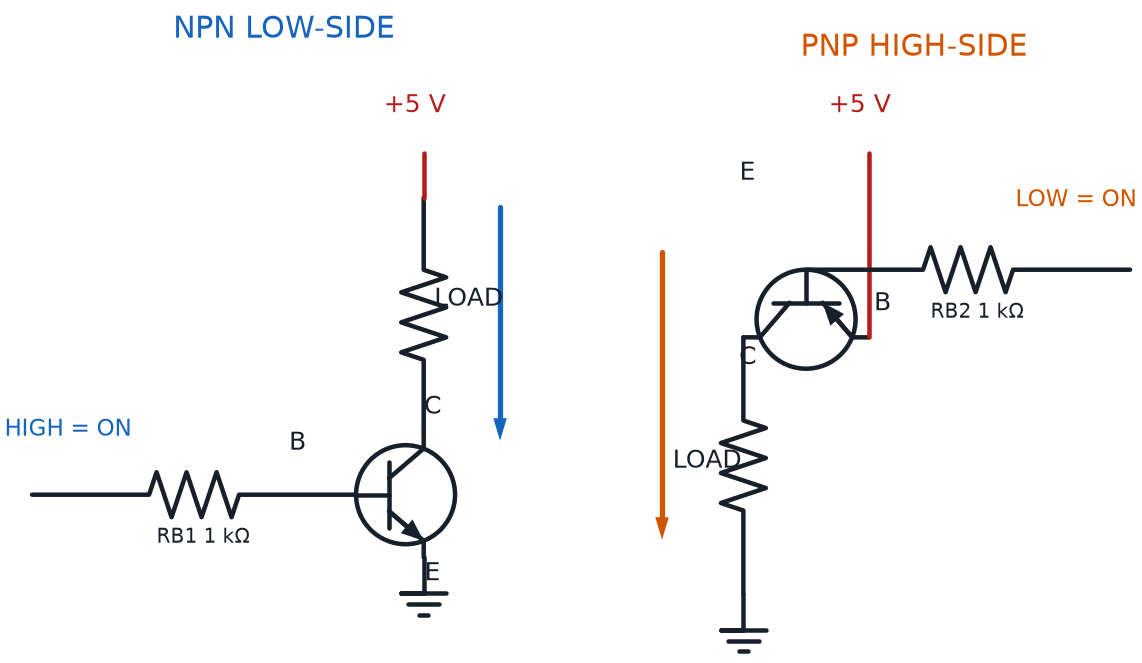

The script that drew this image:
#!/usr/bin/env python3
"""Render NPN low-side and PNP high-side transistor switches.

Prompt:
    Draw matched side-by-side transistor switch circuits. NPN LOW-SIDE has a
    load from +5 V to the collector, emitter at ground, and an active-high
    control through a 1 kΩ base resistor. PNP HIGH-SIDE has emitter at +5 V,
    collector feeding a grounded load, and an active-low control through a
    1 kΩ base resistor. Label base, collector, emitter, control polarity, and
    conventional load-current arrows with uncluttered labels.

Topology: NPN +5V->load->C-Q1-E->GND; PNP +5V->E-Q2-C->load->GND. Each base is
driven through 1kΩ.
Assumptions: Generic small-signal BJTs and resistive loads.
"""

from pathlib import Path
import sys

sys.path.insert(0, str(Path(__file__).resolve().parents[3]))
import schemdraw.elements as elm
from docs.schematic_utils import (
    BLUE,
    GREEN,
    INK,
    ORANGE,
    RED,
    arrow,
    drawing,
    ground,
    save_cli,
    text,
    wire,
)


def build_drawing():
    d = drawing()
    text(d, "NPN LOW-SIDE", (3.3, 7.6), color=BLUE, fontsize=12)
    q1 = d.add(elm.BjtNpn(circle=True).at((4.2, 2.5)))
    load1 = d.add(elm.Resistor().up().at(q1.collector).to((q1.collector[0], 5.8)))
    wire(d, load1.end, (load1.end[0], 6.3), color=RED)
    text(d, "+5 V", (load1.end[0], 6.75), color=RED)
    ground(d, q1.emitter)
    rb1 = d.add(elm.Resistor().right().at((0.6, q1.base[1])).to(q1.base))
    text(d, "HIGH = ON", (0.9, q1.base[1] + 0.65), color=BLUE, fontsize=9)
    text(d, "RB1 1 kΩ", (2.4, q1.base[1] - 0.55), fontsize=8)
    text(d, "LOAD", (5.35, 4.6))
    text(d, "C", (4.95, 3.4))
    text(d, "B", (3.45, 3.0))
    text(d, "E", (4.95, 1.55))
    arrow(d, (5.8, 5.7), (5.8, 3.1), color=BLUE)
    text(d, "PNP HIGH-SIDE", (10.3, 7.6), color=ORANGE, fontsize=12)
    q2 = d.add(elm.BjtPnp(circle=True).at((9.2, 5.0)))
    wire(d, q2.emitter, (q2.emitter[0], 6.3), color=RED)
    text(d, "+5 V", (q2.emitter[0], 6.75), color=RED)
    load2 = d.add(elm.Resistor().down().at(q2.collector).to((q2.collector[0], 1.4)))
    ground(d, load2.end)
    rb2 = d.add(elm.Resistor().right().at(q2.base).to((12.8, q2.base[1])))
    text(d, "LOW = ON", (12.1, q2.base[1] + 0.7), color=ORANGE, fontsize=9)
    text(d, "RB2 1 kΩ", (11.0, q2.base[1] - 0.55), fontsize=8)
    text(d, "LOAD", (8.0, 2.8))
    text(d, "E", (8.45, 6.0))
    text(d, "B", (9.95, 4.55))
    text(d, "C", (8.45, 3.95))
    arrow(d, (7.6, 5.2), (7.6, 2.0), color=ORANGE)
    return d


if __name__ == "__main__":
    save_cli(build_drawing, __doc__)
